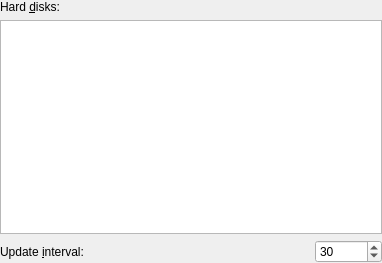
<ui version="4.0" >
 <class>config</class>
 <widget class="QWidget" name="config" >
  <property name="geometry" >
   <rect>
    <x>0</x>
    <y>0</y>
    <width>382</width>
    <height>263</height>
   </rect>
  </property>
  <property name="styleSheet" >
   <string/>
  </property>
  <layout class="QVBoxLayout" >
   <property name="leftMargin" >
    <number>0</number>
   </property>
   <property name="topMargin" >
    <number>0</number>
   </property>
   <property name="rightMargin" >
    <number>0</number>
   </property>
   <property name="bottomMargin" >
    <number>0</number>
   </property>
   <item>
    <widget class="QLabel" name="label" >
     <property name="text" >
      <string>Hard &amp;disks:</string>
     </property>
     <property name="buddy" >
      <cstring>treeView</cstring>
     </property>
    </widget>
   </item>
   <item>
    <widget class="QTreeView" name="treeView" >
     <property name="rootIsDecorated" >
      <bool>false</bool>
     </property>
     <property name="uniformRowHeights" >
      <bool>true</bool>
     </property>
     <property name="sortingEnabled" >
      <bool>true</bool>
     </property>
    </widget>
   </item>
   <item>
    <layout class="QHBoxLayout" >
     <item>
      <widget class="QLabel" name="label_2" >
       <property name="text" >
        <string>Update &amp;interval:</string>
       </property>
       <property name="buddy" >
        <cstring>intervalSpinBox</cstring>
       </property>
      </widget>
     </item>
     <item>
      <spacer>
       <property name="orientation" >
        <enum>Qt::Horizontal</enum>
       </property>
       <property name="sizeHint" >
        <size>
         <width>40</width>
         <height>20</height>
        </size>
       </property>
      </spacer>
     </item>
     <item>
      <widget class="QSpinBox" name="intervalSpinBox" >
       <property name="minimum" >
        <number>1</number>
       </property>
       <property name="maximum" >
        <number>525600</number>
       </property>
       <property name="value" >
        <number>30</number>
       </property>
      </widget>
     </item>
    </layout>
   </item>
  </layout>
 </widget>
 <resources/>
 <connections/>
</ui>
